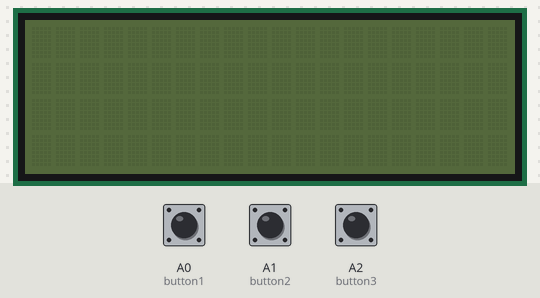
This sketch was run on a simulated Arduino Uno, built with avr-gcc and run on an emulated ATmega328P. On the bench: 20×4 character LCD. The inputs (shaded band) are chosen by the test bench; at power-on: A0 (button1) LOW, A1 (button2) LOW, A2 (button3) LOW. What the sketch prints to the serial monitor is not drawn.

Above: at 1.2 s.
1.3 s: A0 (button1) pulled HIGH for 0.15 s
At 1.6 s:
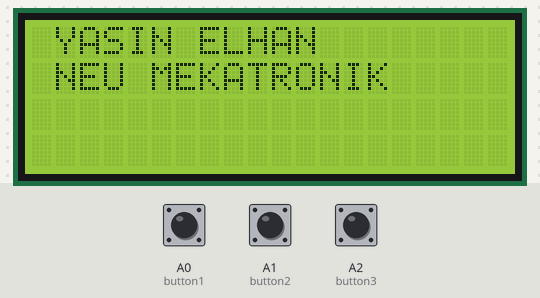
2.9 s: A1 (button2) pulled HIGH for 0.15 s
At 3.6 s:
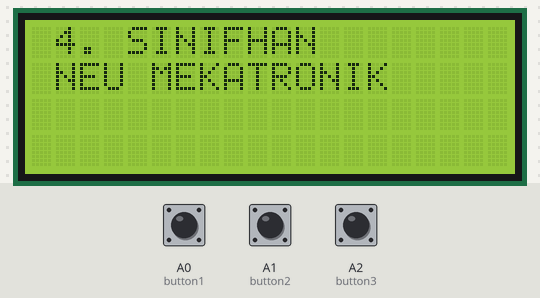
4.5 s: A2 (button3) pulled HIGH for 0.15 s
At 4.8 s:
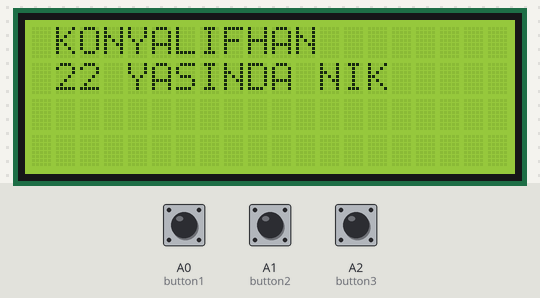
6.1 s: A1 (button2) pulled HIGH for 1 s
At 7.0 s:
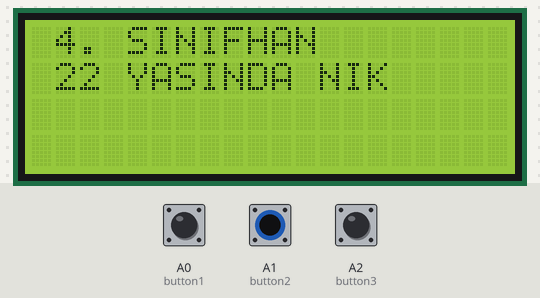
Timing chart, 0 to 8.0 s (numbered marks = the images above; inputs shaded):
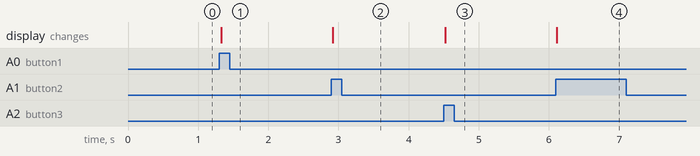

Measured:
- after the input at 1.3 s, the display: changes at once (image 1)
- after the input at 2.9 s, the display: changes at once (image 2)
- after the input at 4.5 s, the display: changes at once (image 3)
- after the input at 6.1 s, the display: changes at once (image 4)

The sketch:

sketch_mar18a.ino
```cpp
#include <Wire.h>
#include <LiquidCrystal_I2C.h>

LiquidCrystal_I2C lcd(0x27,20,4);

int button1 = A0;
int button2 = A1;
int button3 = A2;

int buttondurum1;
int buttondurum2;
int buttondurum3;


void setup() {
 lcd.init();

 pinMode(A0,INPUT);
 pinMode(A1,INPUT);
 pinMode(A2,INPUT);
 Serial.begin(9600);
}

void loop() {
  Serial.println(buttondurum1 );
  Serial.println(buttondurum2 );
  Serial.println(buttondurum3 );
 buttondurum1 = digitalRead(button1);
 buttondurum2 = digitalRead(button2);
 buttondurum3 = digitalRead(button3);


if(buttondurum1==1)
{
  lcd.backlight();
  lcd.setCursor(1,0);
  lcd.print("YASIN ELHAN");
  lcd.setCursor(1,1);
  lcd.print("NEU MEKATRONIK");

}
if(buttondurum2==1){
 lcd.backlight();
  lcd.setCursor(1,0);
  lcd.print("4. SINIF");
  lcd.setCursor(1,1);
  lcd.print("");

}
if(buttondurum3==1)
{
 lcd.backlight();
  lcd.setCursor(1,0);
  lcd.print("KONYALI");
  lcd.setCursor(1,1);
  lcd.print("22 YASINDA ");
}


}
```
